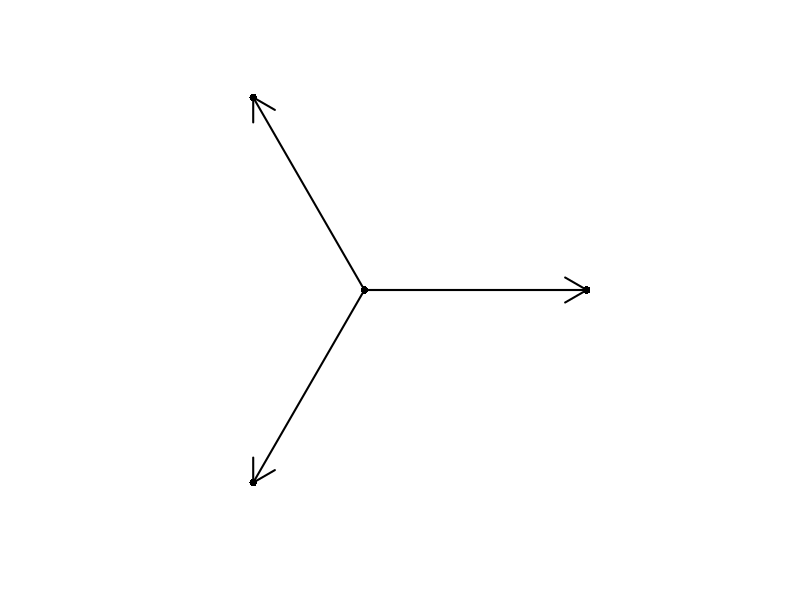

This chart was generated by the following R code:
## ---- chunk 1
  plot(c(0,1,-1/2,-1/2), c(0,0,sqrt(3)/2,-sqrt(3)/2), yaxt="n", xaxt="n", ylab="", xlab="", asp=1, bty="n", pch = 16)
  arrows(0, 0, 1, 0, lwd=2)
  arrows(0, 0, -1/2, sqrt(3)/2, lwd=2)
  arrows(0, 0, -1/2, -sqrt(3)/2, lwd=2)
